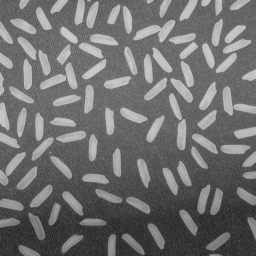
%> input picture imagenes_clase/rice.png, 256 x 256 px
$ octave T3_ex06_watershed_Segmentation.m   (GNU Octave 9; MATLAB toolbox functions it lacks are replaced by stand-ins)
%> lines starting %> are read from the running program, lines starting %| are printed output that depends on the picture; in (x1, y1, x2, y2) boxes, pixels count from 0 and x2, y2 are one past the last pixel; in counts of white or black regions, pixels touching at a corner belong together; the program's own positions count from 1
%% *Vision Artificial. GIEC.*
%% 	*Sistemas de Vision Artificial. GIC.*
% *Miguel Angel Garcia, Juan Manuel Miguel, Sira Palazuelos.*
%
% *Department of Electronics. University of Alcal�. SPAIN.*
%
%
%% Topic 3: exercise 06
%% Region-Based Segmentation
%% *1.* *Segmentaci�n basada en regiones, watershed*
% La Transformada Watershed aplica conceptos topol�gicos para segmentar una
% imagen, viendo esta, en niveles de gris, como una superficie con embalses (catchment
% basins), m�nimos de la imagen, que se van llenando de agua. La transformada
% devuelve las presas o diques (watershed lines) que habr�a que poner para que
% el agua no pasase de un embalse a otro.
%
% Entender la Transformada Watershed requiere que se piense en una imagen como
% una superficie. Por ejemplo, considere la imagen de abajo:
%
% Figura 1. Imagen generada sint�ticamente de dos manchas oscuras y su interpretaci�n
% por parte del algoritmo watershed.
%
% Si imaginas que las �reas brillantes son "altas" y las oscuras "bajas", entonces
% podr�a parecerse a la superficie de la derecha. Con las superficies, es natural
% pensar en t�rminos de embalses (catchment basins) y de diques (watershed lines).
% La clave para utilizar la funci�n watershed para la segmentaci�n es �sta: Cambie
% su imagen en otra imagen cuyas embalses (zonas oscuras) sean los objetos que
% desea identificar.
%
% Este algoritmo est� implementado en Matlab mediante la funci�n |*watershed*|,
% que se aplicar�a a una imagen cuyos objetos a segmentar ser�an los valores m�nimos
% de la imagen.

close all;
clear all;
clc;
%%
% Se crea una imagen binaria que contenga dos objetos circulares superpuestos
% y se muestran

center1 = -10;
center2 = -center1;
dist = sqrt(2*(2*center1)^2);
radius = dist/2 * 1.4;
lims = [floor(center1-1.2*radius) ceil(center2+1.2*radius)];
[x,y] = meshgrid(lims(1):lims(2));
bw1 = sqrt((x-center1).^2 + (y-center1).^2) <= radius;
bw2 = sqrt((x-center2).^2 + (y-center2).^2) <= radius;
bw = bw1 | bw2;
figure
imshow(bw,'InitialMagnification','fit'),
title('Dos objetos circulares superpuestos')
%%
% Se calcula la transformaci�n de distancia de la imagen binaria complementada.

nbw = ~bw;
D = bwdist(nbw);
figure
imshow(D,[],'InitialMagnification','fit')
title('Transformaci�n de distancia de la imagen binaria complementada')
%%
% Se complementa la transformaci�n de distancia y se fuerzan los p�xeles que
% no pertenezcan a los objetos a valor |*Inf*|

D = -D;
D(nbw) = -Inf;
imshow(D,[],'InitialMagnification','fit')
title('Transformaci�n de distancia complementada');
%%
% Se calcula la transformaci�n de Watershed y se visualiza la matriz de etiquetas
% resultante como una imagen RGB

L = watershed(D);
rgb = label2rgb(L,'jet',[.5 .5 .5]);
figure
imshow(rgb,'InitialMagnification','fit')
title(sprintf('Transformada Watershed. Objetos segmentados: %d',max(max(L,[],1),[],2)));

%%
% # �qu� ocurrir�a si en lugar de utilizar la imagen binaria complementada (|*~bw*|)
% se utilizase (|*bw*|)? realice el cambio y comente los resultados.

nbw = bw;
D = bwdist(nbw);
figure
imshow(D,[],'InitialMagnification','fit')
title('Transformaci�n de distancia de la imagen binaria complementada')

D = -D;
D(nbw) = -Inf;
figure
imshow(D,[],'InitialMagnification','fit')
title('Transformaci�n de distancia complementada');

L = watershed(D);
rgb = label2rgb(L,'jet',[.5 .5 .5]);
figure
imshow(rgb,'InitialMagnification','fit')
title(sprintf('Transformada Watershed. Objetos segmentados: %d',max(max(L,[],1),[],2)));

%%
% # Cargue la imagen |*'rice.png'*| umbral�zela y realize una segmentaci�n utilizando
% la trasnformaci�n Watershed, tal y como se ha hecho en el ejemplo dado. �Existe
% sobre-segmentaci�n, es decir, se han segmentados muchos m�s objetos de los que
% hay en la imagen?

I = imread('rice.png');
%> I is the input picture: size 256x256 uint8; min 40, max 204, mean 111.2
figure
imshow(I)
T = graythresh(I);
%> T = 0.514
BW = ~imbinarize(I,T);
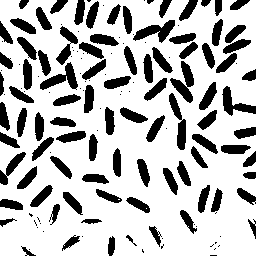
%> BW: size 256x256 logical; 74.2% white; 151 black regions (62 under 20 px), largest, box (x1, y1, x2, y2) and area: (170, 61, 194, 103) 448, (133, 20, 175, 43) 429, (40, 62, 78, 90) 423
figure
imshow(BW)

D = bwdist(BW);
figure
imshow(D)
D = -D;
D(BW) = -Inf;
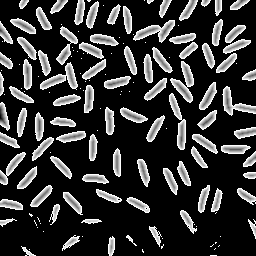
%> D: size 256x256 single; 74.21% of the values are NaN or infinite; the others: min -7.28, max -1, mean -2.21; drawn with min black, max white, NaN and infinite black

L = watershed(D);
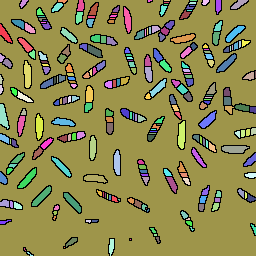
%> L: size 256x256 uint8; 255 distinct labels, from 0 to 254; one colour per label, 0 black
rgb = label2rgb(L,'jet',[.5 .5 .5]);
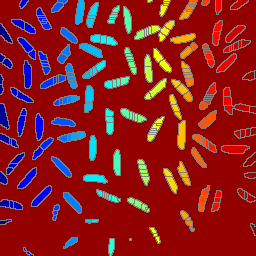
%> rgb: size 256x256x3 uint8; mean R, G, B 139.5, 30.1, 32.1
figure
imshow(rgb);
title(sprintf('Transformada Watershed. Objetos segmentados: %d',max(max(L,[],1),[],2)));

% Se produce sobresegmentación debido a que watershed solo funciona bien
% para segmentar formas circulares. Cuando las formas se alegan mucho de la
% circunferencia, en este caso por ser muy alargadas el cálculo de la
% distancia a los bordes produce que exista sobre segmentación.

%%
% # Si se ha producido sobre-segmentaci�n realice un rellenado de los objetos
% segmentados en el apartado anterior con valor 0 (|*BWrellenada=bwfill(L==0,'holes')*|)
% y vuelva a hacer el etiquetado a partir de la imagen |*BWrellenada*|. Finalmente
% compruebe si el n�mero de objetos segmentados es menor.

fL=bwfill(L==0,'holes');
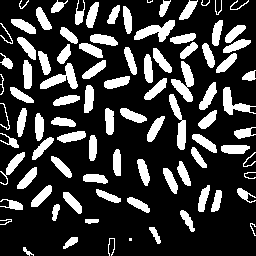
%> fL: size 256x256 logical; 23.3% white; 91 white regions (2 under 20 px), largest, box (x1, y1, x2, y2) and area: (171, 61, 194, 102) 440, (134, 20, 175, 42) 424, (40, 63, 78, 89) 418
labeled = bwlabel(fL);
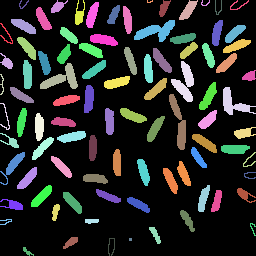
%> labeled: size 256x256 double; 92 distinct labels, from 0 to 91; one colour per label, 0 black
rgb = label2rgb(labeled,'jet',[.5 .5 .5]);
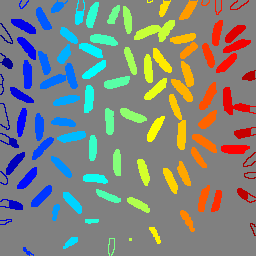
%> rgb: size 256x256x3 uint8; mean R, G, B 127.5, 131.1, 126.4
figure
imshow(rgb)
title(sprintf('Transformada Watershed. Objetos segmentados: %d',max(max(labeled,[],1),[],2)));

$ run again, with imagenes_clase/bag.png copied over imagenes_clase/rice.png
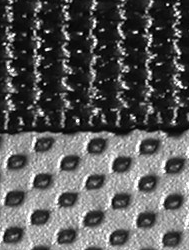
%> input picture imagenes_clase/bag.png, 189 x 250 px
%> I is the input picture: size 250x189 uint8; min 0, max 255, mean 89.3
%> T = 0.384
%> `BW = ~imbinarize(I,T);`:
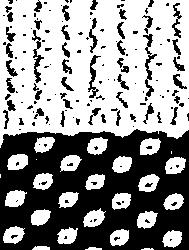
%> BW: size 250x189 logical; 57.2% white; 159 black regions (107 under 20 px), largest, box (x1, y1, x2, y2) and area: (0, 129, 189, 250) 16262, (143, 34, 157, 97) 262, (32, 30, 44, 83) 216
%> L: size 250x189 uint8; 237 distinct labels, from 0 to 236
%> fL: size 250x189 logical; 46.5% white; 79 white regions (33 under 20 px), largest, box (x1, y1, x2, y2) and area: (0, 130, 189, 250) 19673, (6, 61, 17, 76) 72, (173, 75, 182, 88) 65
%> labeled: size 250x189 double; 80 distinct labels, from 0 to 79
%> `rgb = label2rgb(labeled,'jet',[.5 .5 .5]);`:
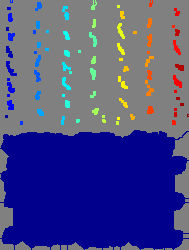
%> rgb: size 250x189x3 uint8; mean R, G, B 74.3, 75, 132.9

$ run again, with imagenes_clase/coins.png copied over imagenes_clase/rice.png
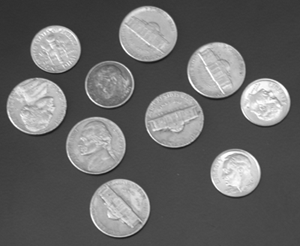
%> input picture imagenes_clase/coins.png, 300 x 246 px
%> I is the input picture: size 246x300 uint8; min 23, max 255, mean 103
%> T = 0.494
%> `BW = ~imbinarize(I,T);`:
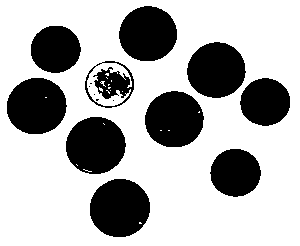
%> BW: size 246x300 logical; 69.8% white; 15 black regions (5 under 20 px), largest, box (x1, y1, x2, y2) and area: (90, 179, 150, 237) 2748, (66, 117, 126, 174) 2667, (7, 78, 67, 134) 2649
%> L: size 246x300 uint8; 48 distinct labels, from 0 to 47
%> fL: size 246x300 logical; 29.8% white; 11 white regions (1 under 20 px), largest, box (x1, y1, x2, y2) and area: (90, 179, 150, 237) 2752, (66, 117, 126, 174) 2670, (7, 78, 66, 134) 2649
%> labeled: size 246x300 double; 12 distinct labels, from 0 to 11
%> `rgb = label2rgb(labeled,'jet',[.5 .5 .5]);`:
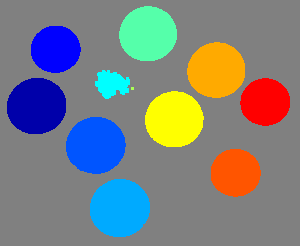
%> rgb: size 246x300x3 uint8; mean R, G, B 123.4, 127.3, 129.2
